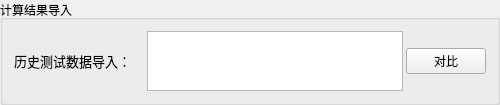
          <widget class="QGroupBox" name="History_Data_Choose">
           <property name="maximumSize">
            <size>
             <width>16777215</width>
             <height>60</height>
            </size>
           </property>
           <property name="title">
            <string>计算结果导入</string>
           </property>
           <layout class="QGridLayout" name="gridLayout_10">
            <item row="0" column="0">
             <layout class="QHBoxLayout" name="History_Data_Choose_LayH">
              <property name="spacing">
               <number>3</number>
              </property>
              <item>
               <widget class="QLabel" name="History_Data_Choose_lab">
                <property name="minimumSize">
                 <size>
                  <width>130</width>
                  <height>20</height>
                 </size>
                </property>
                <property name="maximumSize">
                 <size>
                  <width>60</width>
                  <height>20</height>
                 </size>
                </property>
                <property name="font">
                 <font>
                  <family>Microsoft YaHei</family>
                  <pointsize>10</pointsize>
                 </font>
                </property>
                <property name="text">
                 <string>历史测试数据导入：</string>
                </property>
               </widget>
              </item>
              <item>
               <widget class="QPlainTextEdit" name="History_Data_Choose_PlainTextEdit">
                <property name="minimumSize">
                 <size>
                  <width>0</width>
                  <height>0</height>
                 </size>
                </property>
                <property name="maximumSize">
                 <size>
                  <width>16777215</width>
                  <height>60</height>
                 </size>
                </property>
               </widget>
              </item>
              <item>
               <widget class="QPushButton" name="History_Data_Choose_PushButton">
                <property name="minimumSize">
                 <size>
                  <width>0</width>
                  <height>0</height>
                 </size>
                </property>
                <property name="text">
                 <string>对比</string>
                </property>
               </widget>
              </item>
             </layout>
            </item>
           </layout>
          </widget>
